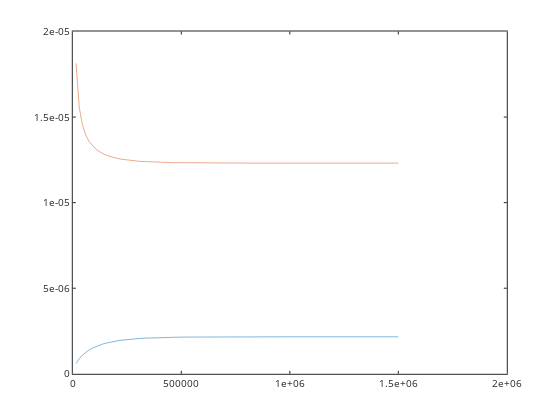

The notebook cell this image was saved under:
### Code cell
H=10.^-pHphreeqc;
H2CO3mod =(10^-3.5)*(10^-1.5);
HCO3mod = (H2CO3mod*(10^-6.3))./H;
CO3mod = (HCO3mod*(10^-10.3))./H;
CTmod=H2CO3mod+HCO3mod+CO3mod;

plot(time,CT,time,CTmod)
